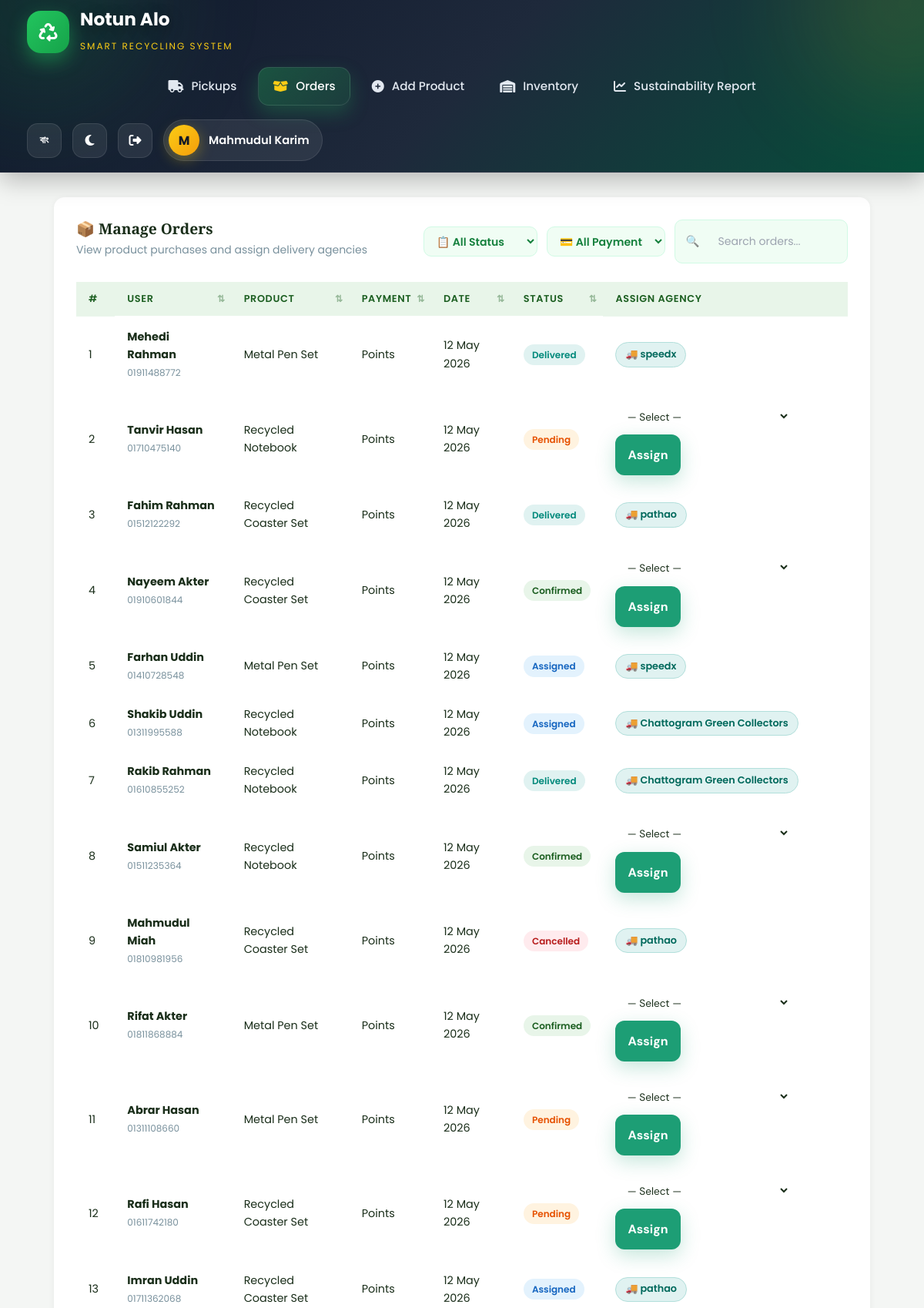
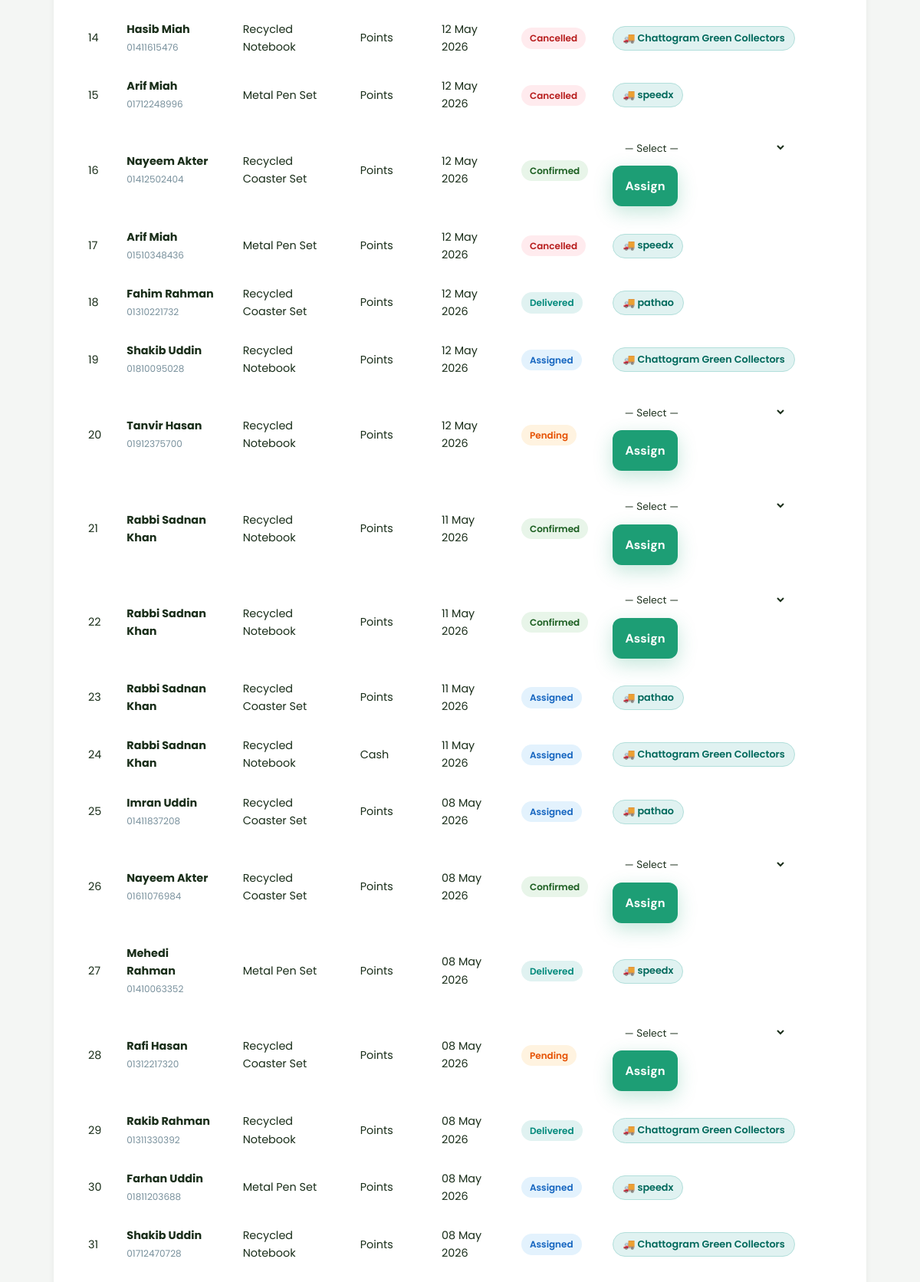
Page /admin_orders.php (signed in, upper part) on the committed database (2 pictures, top to bottom).
### tables this page shows
CREATE TABLE `orders` (
  `id` int(11) NOT NULL AUTO_INCREMENT,
  `user_id` int(11) NOT NULL,
  `agency_id` int(11) DEFAULT NULL,
  `product_id` int(11) NOT NULL,
  `payment_type` enum('points','cash') NOT NULL,
  `status` enum('pending','confirmed','assigned','delivered','cancelled') NOT NULL DEFAULT 'pending',
  `created_at` timestamp NOT NULL DEFAULT current_timestamp(),
  PRIMARY KEY (`id`),
  KEY `user_id` (`user_id`),
  KEY `product_id` (`product_id`),
  KEY `fk_orders_agency` (`agency_id`),
  CONSTRAINT `fk_orders_agency` FOREIGN KEY (`agency_id`) REFERENCES `users` (`id`) ON DELETE SET NULL,
  CONSTRAINT `orders_ibfk_1` FOREIGN KEY (`user_id`) REFERENCES `users` (`id`) ON DELETE CASCADE,
  CONSTRAINT `orders_ibfk_2` FOREIGN KEY (`product_id`) REFERENCES `products` (`id`) ON DELETE CASCADE
);

CREATE TABLE `users` (
  `id` int(11) NOT NULL AUTO_INCREMENT,
  `name` varchar(100) NOT NULL,
  `email` varchar(150) NOT NULL,
  `password` varchar(255) NOT NULL,
  `address` text DEFAULT NULL,
  `phone` varchar(20) DEFAULT NULL,
  `picture_url` varchar(500) DEFAULT NULL,
  `role` enum('admin','user','agency') NOT NULL DEFAULT 'user',
  `created_at` timestamp NOT NULL DEFAULT current_timestamp(),
  PRIMARY KEY (`id`),
  UNIQUE KEY `email` (`email`),
  UNIQUE KEY `uq_users_email` (`email`)
);

CREATE TABLE `products` (
  `id` int(11) NOT NULL AUTO_INCREMENT,
  `name` varchar(200) NOT NULL,
  `description` text DEFAULT NULL,
  `price_points` int(11) NOT NULL DEFAULT 0,
  `price_cash` decimal(10,2) NOT NULL DEFAULT 0.00,
  `image_url` varchar(500) DEFAULT NULL,
  `stock` int(11) NOT NULL DEFAULT 0,
  `created_at` timestamp NOT NULL DEFAULT current_timestamp(),
  `category` varchar(100) DEFAULT 'General',
  PRIMARY KEY (`id`)
);

### includes/lang.php (called while the page is built, shortened)
<?php
$currentLang = $_SESSION['lang'];
function en2bn($number) {
    global $currentLang;
    if ($currentLang !== 'bn') return $number;
    $eng = ['0','1','2','3','4','5','6','7','8','9'];
    $bng = ['০','১','২','৩','৪','৫','৬','৭','৮','৯'];
    return str_replace($eng, $bng, $number);
}
function translateStatus($status) {
    global $lang;
    $lower = strtolower($status);
    return $lang[$lower] ?? ucfirst($status);
}
$lang = $translations[$currentLang];
?>

### includes/config.php (called while the page is built, shortened)
<?php
function e(string $str): string {
    return htmlspecialchars($str, ENT_QUOTES, 'UTF-8');
}
require_once __DIR__ . '/lang.php';

### admin_orders.php (the view, shortened to what this page needs)
<?php
require_once 'includes/config.php';
$orders = $pdo->query(
    "SELECT o.*,
            p.name  AS product_name,
            p.price_points, p.price_cash,
            u.name  AS user_name,
            u.address, u.phone,
            ag.name AS agency_name
     FROM orders o
     JOIN products p  ON p.id  = o.product_id
     JOIN users u     ON u.id  = o.user_id
     LEFT JOIN users ag ON ag.id = o.agency_id
     ORDER BY o.created_at DESC"
)->fetchAll();
?>
<!DOCTYPE html>
<html lang="en">
<head>
    <link rel="stylesheet" href="assets/css/style.css">
    <link rel="stylesheet" href="assets/css/sortable-table.css">
</head>
<body>
<?php include 'includes/navbar.php'; ?>
<main class="main-content">
    <div class="container">
        <section class="card" data-reveal>
            <div class="card-header" style="display:flex;align-items:flex-start;justify-content:space-between;flex-wrap:wrap;gap:1rem;">
                <div>
                    <h2 class="card-title">📦 <?= $lang['manage_orders'] ?? 'Manage Orders' ?></h2>
                    <p class="card-sub"><?= $lang['manage_orders_sub'] ?? 'View product purchases and assign delivery agencies' ?></p>
                </div>
                <div style="display:flex;gap:0.75rem;align-items:center;flex-wrap:wrap;">
                    <select id="statusFilter" class="filter-select" onchange="applyFilters()" title="Filter by status">
                        <option value="">📋 All Status</option>
                    </select>
                    <select id="paymentFilter" class="filter-select" onchange="applyFilters()" title="Filter by payment">
                        <option value="">💳 All Payment</option>
                    </select>
                    <div class="table-search-wrap">
                        <span class="table-search-icon">🔍</span>
                        <input type="text" id="ordersSearch" class="table-search-input"
                            placeholder="<?= $lang['search'] ?? 'Search orders...' ?>"
                            oninput="applyFilters()" autocomplete="off">
                    </div>
                </div>
            </div>
            <div class="table-wrap">
                <table class="data-table" data-sortable id="ordersTable">
                    <thead>
                        <tr>
                            <th>#</th>
                            <th><?= $lang['user'] ?? 'User' ?></th>
                            <th><?= $lang['product'] ?? 'Product' ?></th>
                            <th><?= $lang['payment'] ?? 'Payment' ?></th>
                            <th><?= $lang['date'] ?? 'Date' ?></th>
                            <th><?= $lang['status'] ?? 'Status' ?></th>
                            <th data-no-sort><?= $lang['assign_agency'] ?? 'Assign / Agent' ?></th>
                        </tr>
                    </thead>
                    <tbody>
                        <?php if (empty($orders)): ?>
                            <tr><td colspan="7" class="text-center"><?= $lang['no_orders_found'] ?? 'No orders found.' ?></td></tr>
                        <?php else: ?>
                            <?php foreach ($orders as $index => $o): ?>
                            <tr data-status="<?= e($o['status']) ?>" data-payment="<?= e($o['payment_type']) ?>">
                                <td><?= en2bn($index + 1) ?></td>
                                <td>
                                    <strong><?= e($o['user_name']) ?></strong><br>
                                    <small style="color:var(--text-muted);"><?= e($o['phone']) ?></small>
                                </td>
                                <td><?= e($o['product_name']) ?></td>
                                <td><?= translateStatus($o['payment_type']) ?></td>
                                <td><?= en2bn(date('d M Y', strtotime($o['created_at']))) ?></td>
                                <td><span class="badge badge-<?= e($o['status']) ?>"><?= translateStatus($o['status']) ?></span></td>
                                <td>
                                    <?php if (in_array($o['status'], ['pending', 'confirmed'])): ?>
                                        <form method="POST" class="assign-form">
                                            <select name="agency_id" required>
                                                <option value=""><?= $lang['select'] ?? '— Select —' ?></option>
                                            </select>
                                            <button type="submit" name="assign_agency" class="btn btn-sm btn-primary"><?= $lang['assign'] ?? 'Assign' ?></button>
                                        </form>
                                    <?php elseif (!empty($o['agency_name'])): ?>
                                        <span class="agent-chip">🚚 <?= e($o['agency_name']) ?></span>
                                    <?php else: ?>
                                        <span class="text-muted">—</span>
                                    <?php endif; ?>
                                </td>
                            </tr>
                            <?php endforeach; ?>
                        <?php endif; ?>
                    </tbody>
                </table>
            </div>
        </section>
    </div>
</main>
</body>
</html>

### assets/css/style.css (style rules this page uses)
*, *::before, *::after { box-sizing: border-box; margin: 0; padding: 0; }
:root { --green-dark: #1B5E20; --green: #2E7D32; --green-mid: #388E3C; --green-light: #66BB6A; --green-pale: #E8F5E9; --gold: #FFC107; --gold-dark: #F9A825; --gold-light: #FFF8E1; --teal: #00897B; --teal-light: #E0F2F1; --purple: #7B1FA2; --purple-light: #F3E5F5; --white: #FFFFFF; --bg: #F4F6F4; --card-bg: #FFFFFF; --text: #1A2E1A; --text-mid: #4A5E4A; --text-muted: #78909C; --border: #D0DDD0; --shadow-sm: 0 2px 8px rgba(0, 0, 0, .06); --shadow-md: 0 4px 20px rgba(0, 0, 0, .10); --shadow-lg: 0 8px 40px rgba(0, 0, 0, .14); --radius: 14px; --radius-sm: 8px; --nav-h: 68px; --font-display: 'Playfair Display', Georgia, serif; --font-body: 'DM Sans', system-ui, sans-serif; --transition: .2s cubic-bezier(.4, 0, .2, 1); }
html { scroll-behavior: smooth; }
body { font-family: var(--font-body); background: var(--bg); color: var(--text); line-height: 1.6; min-height: 100vh; }
h1, h2, h3 { font-family: var(--font-display); line-height: 1.25; }
textarea, input, select, button { font-family: var(--font-body); }
.container { max-width: 1100px; margin: 0 auto; padding: 0 1.25rem; }
:root { --nav-h: 72px; }
.btn { display: inline-flex; align-items: center; justify-content: center; gap: .4rem; padding: .65rem 1.4rem; border-radius: var(--radius-sm); font-weight: 600; font-size: .95rem; border: 2px solid transparent; cursor: pointer; transition: all var(--transition); text-decoration: none; white-space: nowrap; }
.btn-primary { background: var(--green); color: var(--white); border-color: var(--green); }
.btn-sm { padding: .4rem 1rem; font-size: .85rem; }
.main-content { padding: 2rem 0 4rem; min-height: calc(100vh - var(--nav-h)); }
.card { background: var(--card-bg); border-radius: var(--radius); padding: 1.75rem; box-shadow: var(--shadow-sm); border: 1px solid var(--border); margin-bottom: 1.5rem; }
.card-header { margin-bottom: 1.5rem; }
.card-title { font-size: 1.2rem; color: var(--text); margin-bottom: .25rem; }
.card-sub { color: var(--text-muted); font-size: .875rem; }
.badge { display: inline-flex; align-items: center; padding: .25rem .7rem; border-radius: 100px; font-size: .75rem; font-weight: 600; text-transform: capitalize; white-space: nowrap; }
.badge-pending { background: #FFF3E0; color: #E65100; }
.badge-assigned { background: #E3F2FD; color: #1565C0; }
.badge-confirmed { background: #E8F5E9; color: var(--green-dark); }
.badge-cancelled { background: #FFEBEE; color: #B71C1C; }
.badge-delivered { background: var(--teal-light); color: var(--teal); }
.table-wrap { overflow-x: auto; -webkit-overflow-scrolling: touch; }
.data-table { width: 100%; border-collapse: collapse; font-size: .9rem; }
.data-table th { background: var(--green-pale); color: var(--green-dark); font-weight: 600; font-size: .8rem; text-transform: uppercase; letter-spacing: .05em; padding: .75rem 1rem; text-align: left; border-bottom: 2px solid var(--border); white-space: nowrap; }
.data-table td { padding: .85rem 1rem; border-bottom: 1px solid var(--border); vertical-align: middle; }
.btn-primary { background: #1D9E75 !important; border: none !important; border-radius: 12px !important; padding: 1rem !important; font-size: 1rem !important; font-weight: 700 !important; color: white !important; box-shadow: 0 8px 25px rgba(29, 158, 117, 0.25); transition: 0.35s; cursor: pointer; }
.table-search-input { padding: 0.6rem 1rem; border: 1.5px solid var(--border); border-radius: var(--radius-sm); font-size: 0.9rem; width: 100%; max-width: 300px; background: var(--white); color: var(--text); outline: none; transition: border-color 0.2s, box-shadow 0.2s; }
body { opacity: 1; transition: opacity 0.25s ease; }
.btn { overflow: hidden; position: relative; }
.btn::after { content: ''; position: absolute; top: 0; left: -100%; width: 100%; height: 100%; background: linear-gradient(90deg, transparent, rgba(255, 255, 255, .2), transparent); transition: left 0.4s ease; }
body { transition: background-color 0.4s cubic-bezier(0.4, 0, 0.2, 1), color 0.4s ease; }
.card, .white-card, .stat-card, .product-card, .tab-content, .impact-callout, .footer-v2, .navbar, .tab-btn { transition: background-color 0.4s cubic-bezier(0.4, 0, 0.2, 1), border-color 0.4s ease, color 0.4s ease, box-shadow 0.4s ease !important; }

### rows in the picture
orders: index "1", user.name "Mehedi Rahman", user.phone "01911488772", product.name "Metal Pen Set", created_at "12 May 2026", agency.name "speedx"
orders: index "2", user.name "Tanvir Hasan", user.phone "01710475140", product.name "Recycled Notebook", created_at "12 May 2026"
orders: index "3", user.name "Fahim Rahman", user.phone "01512122292", product.name "Recycled Coaster Set", created_at "12 May 2026", agency.name "pathao"
orders: index "4", user.name "Nayeem Akter", user.phone "01910601844", product.name "Recycled Coaster Set", created_at "12 May 2026"
orders: index "5", user.name "Farhan Uddin", user.phone "01410728548", product.name "Metal Pen Set", created_at "12 May 2026", agency.name "speedx"
orders: index "6", user.name "Shakib Uddin", user.phone "01311995588", product.name "Recycled Notebook", created_at "12 May 2026", agency.name "Chattogram Green Collectors"
orders: index "7", user.name "Rakib Rahman", user.phone "01610855252", product.name "Recycled Notebook", created_at "12 May 2026", agency.name "Chattogram Green Collectors"
orders: index "8", user.name "Samiul Akter", user.phone "01511235364", product.name "Recycled Notebook", created_at "12 May 2026"
orders: index "9", user.name "Mahmudul Miah", user.phone "01810981956", product.name "Recycled Coaster Set", created_at "12 May 2026", agency.name "pathao"
orders: index "10", user.name "Rifat Akter", user.phone "01811868884", product.name "Metal Pen Set", created_at "12 May 2026"
orders: index "11", user.name "Abrar Hasan", user.phone "01311108660", product.name "Metal Pen Set", created_at "12 May 2026"
orders: index "12", user.name "Rafi Hasan", user.phone "01611742180", product.name "Recycled Coaster Set", created_at "12 May 2026"
orders: index "13", user.name "Imran Uddin", user.phone "01711362068", product.name "Recycled Coaster Set", created_at "12 May 2026", agency.name "pathao"
orders: index "14", user.name "Hasib Miah", user.phone "01411615476", product.name "Recycled Notebook", created_at "12 May 2026", agency.name "Chattogram Green Collectors"
orders: index "15", user.name "Arif Miah", user.phone "01712248996", product.name "Metal Pen Set", created_at "12 May 2026", agency.name "speedx"
orders: index "16", user.name "Nayeem Akter", user.phone "01412502404", product.name "Recycled Coaster Set", created_at "12 May 2026"
orders: index "17", user.name "Arif Miah", user.phone "01510348436", product.name "Metal Pen Set", created_at "12 May 2026", agency.name "speedx"
orders: index "18", user.name "Fahim Rahman", user.phone "01310221732", product.name "Recycled Coaster Set", created_at "12 May 2026", agency.name "pathao"
orders: index "19", user.name "Shakib Uddin", user.phone "01810095028", product.name "Recycled Notebook", created_at "12 May 2026", agency.name "Chattogram Green Collectors"
orders: index "20", user.name "Tanvir Hasan", user.phone "01912375700", product.name "Recycled Notebook", created_at "12 May 2026"
orders: index "21", user.name "Rabbi Sadnan Khan", product.name "Recycled Notebook", created_at "11 May 2026"
orders: index "22", user.name "Rabbi Sadnan Khan", product.name "Recycled Notebook", created_at "11 May 2026"
orders: index "23", user.name "Rabbi Sadnan Khan", product.name "Recycled Coaster Set", created_at "11 May 2026", agency.name "pathao"
orders: index "24", user.name "Rabbi Sadnan Khan", product.name "Recycled Notebook", created_at "11 May 2026", agency.name "Chattogram Green Collectors"
orders: index "25", user.name "Imran Uddin", user.phone "01411837208", product.name "Recycled Coaster Set", created_at "08 May 2026", agency.name "pathao"
orders: index "26", user.name "Nayeem Akter", user.phone "01611076984", product.name "Recycled Coaster Set", created_at "08 May 2026"
orders: index "27", user.name "Mehedi Rahman", user.phone "01410063352", product.name "Metal Pen Set", created_at "08 May 2026", agency.name "speedx"
orders: index "28", user.name "Rafi Hasan", user.phone "01312217320", product.name "Recycled Coaster Set", created_at "08 May 2026"
orders: index "29", user.name "Rakib Rahman", user.phone "01311330392", product.name "Recycled Notebook", created_at "08 May 2026", agency.name "Chattogram Green Collectors"
orders: index "30", user.name "Farhan Uddin", user.phone "01811203688", product.name "Metal Pen Set", created_at "08 May 2026", agency.name "speedx"
orders: index "31", user.name "Shakib Uddin", user.phone "01712470728", product.name "Recycled Notebook", created_at "08 May 2026", agency.name "Chattogram Green Collectors"

### other values in the picture
$item['label'] "Pickups"
$item['label'] "Orders"
$item['label'] "Add Product"
$item['label'] "Inventory"
$item['label'] "Sustainability Report"
$langBtnText "বাং"
$userInitial "M"
$userName "Mahmudul Karim"
$lang['manage_orders'] "Manage Orders"
$lang['manage_orders_sub'] "View product purchases and assign delivery agencies"
$lang['user'] "USER"
$lang['product'] "PRODUCT"
$lang['payment'] "PAYMENT"
$lang['date'] "DATE"
$lang['status'] "STATUS"
